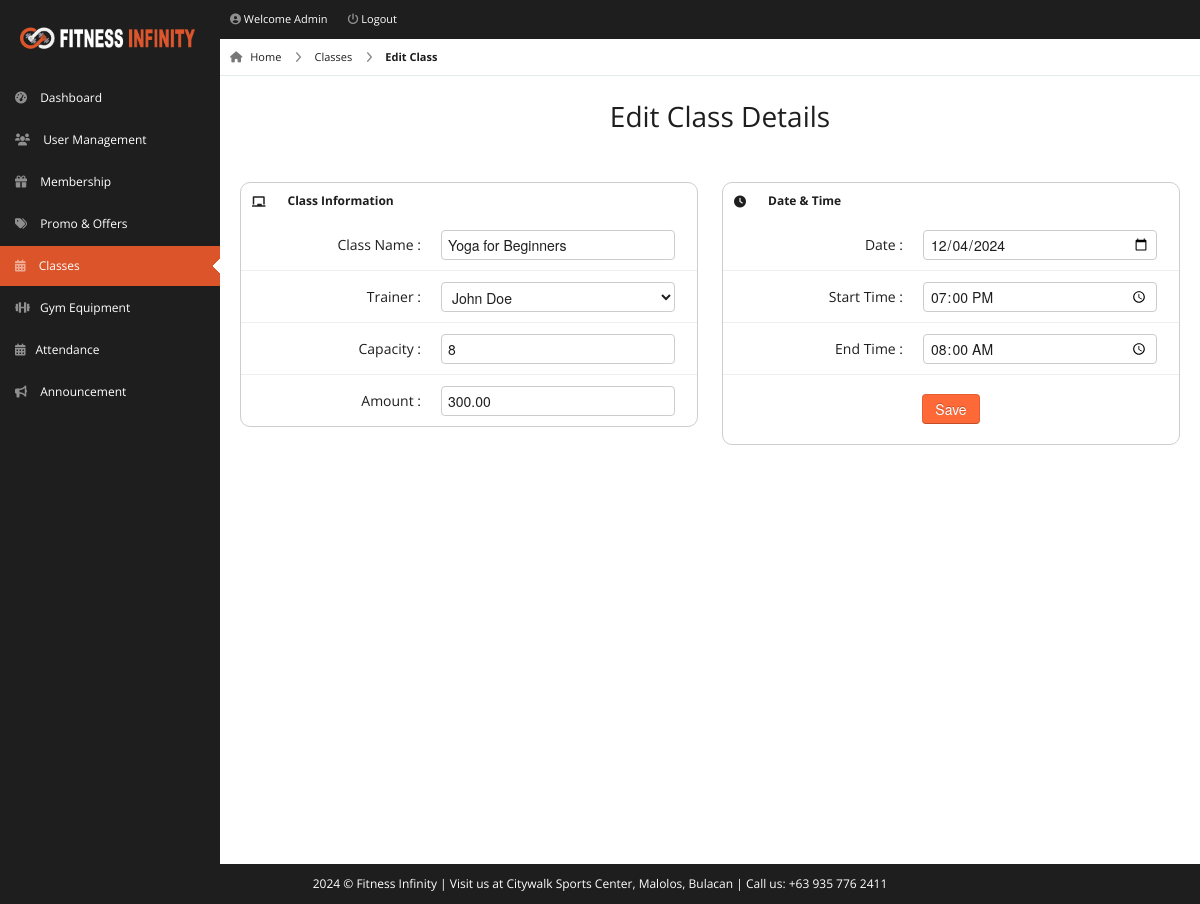
Page /pages/admin/edit-class.php?id=15 (signed in) on the committed database.
### tables this page shows
CREATE TABLE `classes` (
  `id` int(11) NOT NULL,
  `classname` varchar(70) NOT NULL,
  `trainer` varchar(100) NOT NULL,
  `start_time` time NOT NULL,
  `end_time` time NOT NULL,
  `date` date NOT NULL,
  `capacity` int(11) NOT NULL,
  `amount` decimal(10,2) NOT NULL,
  `enrolled` int(11) NOT NULL
);

### pages/admin/edit-class.php (the view, shortened to what this page needs)
<!DOCTYPE html>
<html lang="en">
<head>
	<link rel="stylesheet" href="../../css/bootstrap.min.css" />
	<link rel="stylesheet" href="../../css/bootstrap-responsive.min.css" />
	<link rel="stylesheet" href="../../css/fullcalendar.css" />
	<link rel="stylesheet" href="../../css/matrix-style.css" />
	<link rel="stylesheet" href="../../css/matrix-media.css" />
	<link rel="stylesheet" href="../../css/jquery.gritter.css" />
	<link rel="stylesheet" href="https://cdnjs.cloudflare.com/ajax/libs/font-awesome/6.0.0/css/all.min.css">
</head>
<body>
	<div id="header">
		<h1><a href="dashboard.html">Fitness Infinity Gym Admin</a></h1>
	</div>
	<?php include 'includes/topheader.php' ?>
	<?php $page = 'classes';
	include 'includes/sidebar.php' ?>
	<?php
	include 'dbcon.php';
	$id = $_GET['id'];
	$qry = "SELECT * from classes WHERE id = '$id'";
	$result = mysqli_query($con, $qry);
	while ($row = mysqli_fetch_array($result)) {
		$selectedTrainer = $row["trainer"];
		?>
		<div id="content">
			<div id="content-header">
				<div id="breadcrumb"> <a href="index.php" title="Go to Home" class="tip-bottom"><i class="fas fa-home"></i>
						Home</a> <a href="classes.php" class="tip-bottom">Classes</a> <a href="#" class="current">Edit
						Class</a>
				</div>
				<h1 class="text-center">Edit Class Details</h1>
			</div>
			<div class="container-fluid">
				<div class="row-fluid">
					<div class="span6">
						<div class="widget-box widget-box-bordered">
							<div class="widget-title"> <span class="icon"> <i class="fas fa-chalkboard"></i> </span>
								<h5>Class Information</h5>
							</div>
							<div class="widget-content nopadding">
								<form action="edit-class-req.php" method="POST" class="form-horizontal" id="memberForm">
									<div class="control-group">
										<label class="control-label">Class Name :</label>
										<div class="controls">
											<input type="text" class="span11" name="classname" minlength="3" required
												value='<?php echo $row['classname']; ?>' />
										</div>
									</div>
									<div class="control-group">
										<label class="control-label">Trainer :</label>
										<div class="controls">
											<select name="trainer" class="span11" required="required" id="select">
												<?php
												$sql = "SELECT fullname FROM staffs WHERE designation = 'Trainer'";
												$result1 = $con->query($sql);
												if ($result1->num_rows > 0) {
													while ($row1 = $result1->fetch_assoc()) {
														$selected = ($row1['fullname'] == $selectedTrainer) ? "selected" : "";
														echo "<option value='" . $row1['fullname'] . "' $selected>" . $row1['fullname'] . "</option>";
													}
												} else {
													echo "<option value=''>No trainers available</option>";
												}
												?>
											</select>
										</div>
									</div>
									<div class="control-group">
										<label class="control-label">Capacity :</label>
										<div class="controls">
											<input type="number" class="span11" name="capacity" min="0" required
												value='<?php echo $row['capacity']; ?>' />
										</div>
									</div>
									<div class="control-group">
										<label class="control-label">Amount :</label>
										<div class="controls">
											<input type="number" class="span11" name="amount" min="0" step="0.01" required
												value='<?php echo $row['amount']; ?>' />
										</div>
									</div>
							</div>
						</div>
					</div>
					<div class="span6">
						<div class="widget-box widget-box-bordered">
							<div class="widget-title"> <span class="icon"> <i class="fas fa-clock "></i> </span>
								<h5>Date & Time</h5>
							</div>
							<div class="widget-content nopadding">
								<div class="form-horizontal">
									<div class="control-group">
										<label class="control-label">Date :</label>
										<div class="controls">
											<input type="date" class="span11" name="date"
												value='<?php echo $row['date']; ?>' required />
										</div>
									</div>
									<div class="control-group">
										<label class="control-label">Start Time :</label>
										<div class="controls">
											<input type="time" class="span11" name="start_time"
												value='<?php echo $row['start_time']; ?>' required />
										</div>
									</div>
									<div class="control-group">
										<label class="control-label">End Time :</label>
										<div class="controls">
											<input type="time" class="span11" name="end_time"
												value='<?php echo $row['end_time']; ?>' />
										</div>
									</div>
									<div class="form-actions text-center">
										<button type="submit" class="btn btn-primary">Save</button>
									</div>
								</div>
							</div>
							<?php
	}
	?>
					</div>
				</div>
			</div>
		</div>
	</div>
	<div class="row-fluid">
		<div id="footer" class="span12"> <?php echo date("Y"); ?> &copy; Fitness Infinity | Visit us at Citywalk Sports
			Center, Malolos, Bulacan | Call us: +63 935 776 2411</a> </div>
	</div>
</body>
</html>

### css/matrix-style.css (style rules this page uses)
* { outline: none !important; -moz-outline: none !important; }
html, body { height: 100%; }
body { overflow-x: hidden; margin-top: -10px; font-family: "Open Sans", sans-serif; font-size: 12px; color: #1e1e1e; }
a { color: #666; }
select, textarea, input[type="text"], input[type="password"], input[type="datetime"], input[type="datetime-local"], input[type="date"], input[type="month"], input[type="time"], input[type="week"], input[type="number"], input[type="email"], input[type="url"], input[type="search"], input[type="tel"], input[type="color"], .uneditable-input, .label, .dropdown-menu, .btn, .well, .progress, .table-bordered, .btn-group>.btn:first-child, .btn-group>.btn:last-child, .btn-group>.btn:last-child, .btn-group>.dropdown-toggle, .alert { border-radius: 4px; }
.btn, textarea, input[type="text"], input[type="password"], input[type="datetime"], input[type="datetime-local"], input[type="date"], input[type="month"], input[type="time"], input[type="week"], input[type="number"], input[type="email"], input[type="url"], input[type="search"], input[type="tel"], input[type="color"], .uneditable-input { box-shadow: none; }
.progress, .progress-success .bar, .progress .bar-success, .progress-warning .bar, .progress .bar-warning, .progress-danger .bar, .progress .bar-danger, .progress-info .bar, .progress .bar-info, .btn, .btn-primary { background-image: none; }
.form-horizontal .form-actions { padding-left: 20px; }
#footer { padding: 10px; text-align: center; }
#header { height: 77px; position: relative; width: 100%; z-index: -9; }
#header h1 { background: url("../img/logo.png") no-repeat scroll 0 0 transparent; background-size: contain; height: 31px; left: 20px; line-height: 600px; overflow: hidden; position: relative; top: 26px; width: 175px; }
#header h1 a { display: block; }
#content { background: none repeat scroll 0 0 #fff; margin-left: 220px; margin-right: 0; padding-bottom: 25px; position: relative; min-height: 100%; width: auto; }
#content-header { position: abslute; width: 100%; margin-top: -38px; z-index: 20; }
#content-header h1 { color: #1e1e1e; font-size: 28px; font-weight: normal; float: none; text-shadow: 0 1px 0 #ffffff; margin-left: 20px; position: relative; }
#content-header h1, #content-header .btn-group { margin-top: 20px; }
.container-fluid .row-fluid:first-child { margin-top: 20px; }
#breadcrumb { background-color: #fff; border-bottom: 1px solid #e3ebed; }
#breadcrumb a { padding: 8px 20px 8px 10px; display: inline-block; background-image: url("../img/breadcrumb.png"); background-position: center right; background-repeat: no-repeat; font-size: 11px; color: #1e1e1e; }
#breadcrumb a:last-child { background-image: none; }
#breadcrumb a.current { font-weight: bold; color: #1e1e1e; }
#breadcrumb a i { margin-right: 5px; opacity: 0.6; }
.widget-box { background: none repeat scroll 0 0 #fff; border-radius: 10px; clear: both; margin-top: 16px; margin-bottom: 16px; position: relative; }
.widget-box-bordered { border: 1px solid #cdcdcd; }
.widget-title, .modal-header, .table th, div.dataTables_wrapper .ui-widget-header { height: 36px; }
.widget-title span.icon { padding: 9px 10px 7px 11px; float: left; }
.widget-title h5 { color: #1e1e1e; float: left; font-size: 12px; font-weight: bold; padding: 12px; line-height: 12px; margin: 0; }
.widget-content { padding: 15px; }
.nopadding { padding: 0 !important; }
form { margin-bottom: 0; }
.form-horizontal .control-group { border-top: 1px solid #ffffff; border-bottom: 1px solid #eeeeee; margin-bottom: 0; }
.form-horizontal .control-group:last-child { border-bottom: 0; }
.form-horizontal .control-label { padding-top: 15px; width: 180px; }
.form-horizontal .controls { margin-left: 200px; padding: 10px 0; }
.form-horizontal .form-actions { margin-top: 0; margin-bottom: 0; }
#footer { color: #fff; }

### css/matrix-media.css (style rules this page uses)
body { background: #1e1e1e; }
#header { background-color: #1e1e1e; margin-top: 10px; }

### rows in the picture
classes: classname "Yoga for Beginners", capacity "8", amount "300.00", date "12/04/2024", start_time "19:00:00", end_time "08:00:00"

### other values in the picture
form field trainer "John Doe"
